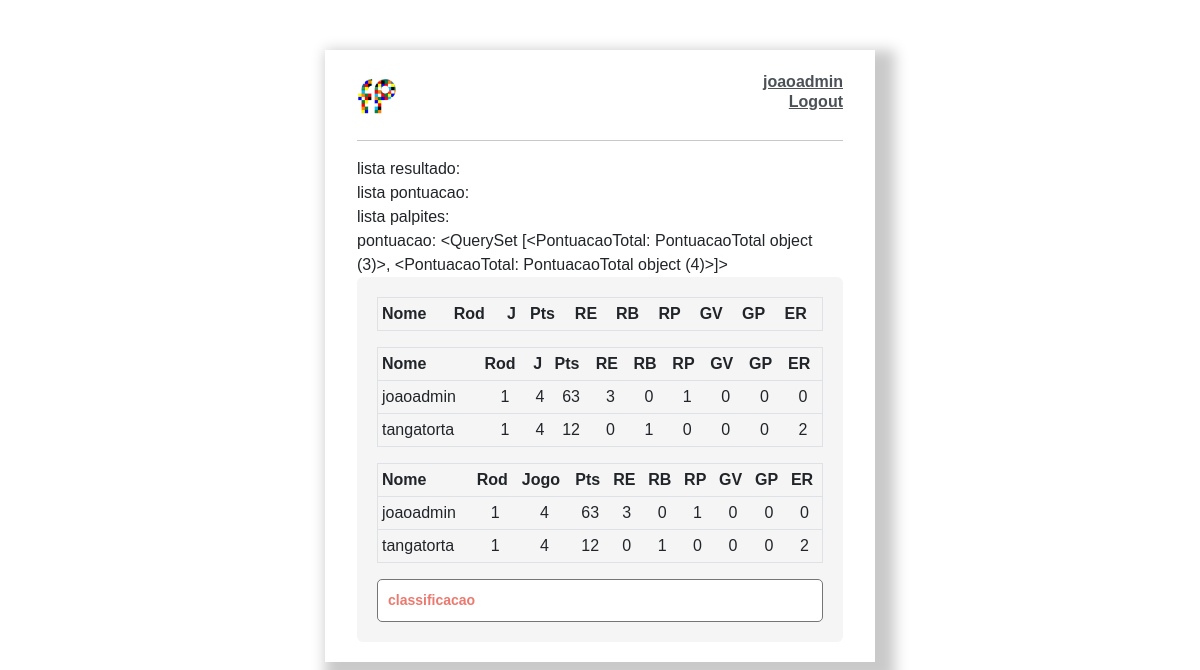
Page /copadomundo/calculadoraclassificacao/ (signed in) on the committed database.
### copadomundo/models.py (models this page shows)
class PontuacaoTotal(models.Model):
    RODADAS = (
        (1, 1),
        (2, 2),
        (3, 3),
        (4, 4),
        (5, 5),
        (6, 6),
        (7, 7),
    )
    user = models.ForeignKey(User, on_delete=models.CASCADE, null=True, blank=True)
    Rodada = models.IntegerField(choices=RODADAS)
    Jogo = models.IntegerField(null=True, blank=True)
    RE = models.IntegerField(null=True)
    RB = models.IntegerField(null=True)
    RP = models.IntegerField(null=True)
    GV = models.IntegerField(null=True)
    GP = models.IntegerField(null=True)
    ER = models.IntegerField(null=True)
    PONTOS = models.IntegerField()

### copadomundo/views.py (the view)
# urls.py: path('calculadoraclassificacao/', calculadoraclassificacao),
@login_required
def calculadoraclassificacao(request):
    pontuacao = Pontuacao.objects.all()
    lista_usuarios = []
    for i in pontuacao:
        if i.user_id not in lista_usuarios:
            lista_usuarios.append(i.user_id)
    ver_pontuacao_total = PontuacaoTotal.objects.all()
    classificacao = []
    for i in lista_usuarios:
        pontuacao_total_usuario = ver_pontuacao_total.filter(user=i)
        pontuacao_total_usuario = pontuacao_total_usuario.first()
        pontuacao_usuario = pontuacao.filter(user=i)
        PONTOS = pontuacao_usuario.aggregate(Sum('PONTOS'))
        PONTOS = PONTOS["PONTOS__sum"]
        Jogo = pontuacao_usuario.aggregate(Max('Jogo'))
        Jogo = Jogo["Jogo__max"]
        Rodada = pontuacao_usuario.aggregate(Max('Rodada'))
        Rodada = Rodada["Rodada__max"]
        RE = pontuacao_usuario.aggregate(Sum('RE'))
        RE = RE["RE__sum"]
        RB = pontuacao_usuario.aggregate(Sum('RB'))
        RB = RB["RB__sum"]
        RP = pontuacao_usuario.aggregate(Sum('RP'))
        RP = RP["RP__sum"]
        ER = pontuacao_usuario.aggregate(Sum('ER'))
        ER = ER["ER__sum"]
        GV = pontuacao_usuario.aggregate(Sum('GV'))
        GV = GV["GV__sum"]
        GP = pontuacao_usuario.aggregate(Sum('GP'))
        GP = GP["GP__sum"]
        pontuacao_usuario = pontuacao_usuario.first()
        classificacao.append(
            {"user":pontuacao_usuario.user, "user_id": i, "Jogo": Jogo, "Rodada":Rodada, "PONTOS": PONTOS, "RE": RE, "RB": RB,
             "RP": RP, "ER": ER, "GV": GV, "GP": GP})
        pontuacao_total = PontuacaoTotal(user_id=i, Rodada=Rodada, Jogo=Jogo, RE=RE, RB=RB, RP=RP, GV=GV, GP=GP, ER=ER, PONTOS=PONTOS)
        if not pontuacao_total_usuario:
            pontuacao_total.save()
        elif pontuacao_total_usuario.PONTOS != PONTOS or pontuacao_total_usuario.ER != ER:
            pontu = ver_pontuacao_total.filter(id=pontuacao_total_usuario.id)
            pontu.update(user_id=i, Rodada=Rodada, Jogo=Jogo, RE=RE, RB=RB, RP=RP, GV=GV, GP=GP, ER=ER, PONTOS=PONTOS)
    data = {}
    data['pontuacao'] = PontuacaoTotal.objects.all()
    data['lista_usuarios'] = lista_usuarios
    data['classificacao'] = classificacao
    return render(request, 'copadomundo/calculadora.html', data)

### copadomundo/templates/copadomundo/calculadora.html (shortened to what this page needs)
{% extends 'copadomundo/index.html' %}
{% load static %}
{% block content %}
lista resultado:{{lista_resultado}}<br>
lista pontuacao:{{lista_pontuacao}}<br>
lista palpites:{{lista_palpites}}<br>
pontuacao: {{pontuacao}}
<div class="card card-body">
    <table  border="1" class="table table-sm">
        <tr>
            <th>Nome</th>
            <th>Rod</th>
            <th>J</th>
            <th>Pts</th>
            <th>RE</th>
            <th>RB</th>
            <th>RP</th>
            <th>GV</th>
            <th>GP</th>
            <th>ER</th>
        </tr>
    </table>
    <table  border="1" class="table table-sm">
        <tr>
            <th>Nome</th>
            <th>Rod</th>
            <th>J</th>
            <th>Pts</th>
            <th>RE</th>
            <th>RB</th>
            <th>RP</th>
            <th>GV</th>
            <th>GP</th>
            <th>ER</th>
        </tr>
        {% for x in pontuacao %}
            <tr align="center">
                <td align="left">{{x.user}}</td>
                <td>{{x.Rodada}}</td>
                <td>{{x.Jogo}}</td>
                <td>{{x.PONTOS}}</td>
                <td>{{x.RE}}</td>
                <td>{{x.RB}}</td>
                <td>{{x.RP}}</td>
                <td>{{x.GV}}</td>
                <td>{{x.GP}}</td>
                <td>{{x.ER}}</td>
            </tr>
        {% endfor %}
    </table>
        <table  border="1" class="table table-sm">
        <tr>
            <th>Nome</th>
            <th>Rod</th>
            <th>Jogo</th>
            <th>Pts</th>
            <th>RE</th>
            <th>RB</th>
            <th>RP</th>
            <th>GV</th>
            <th>GP</th>
            <th>ER</th>
        </tr>
        {% for x in classificacao %}
            <tr align="center">
                <td align="left">{{x.user}}</td>
                <td>{{x.Rodada}}</td>
                <td>{{x.Jogo}}</td>
                <td>{{x.PONTOS}}</td>
                <td>{{x.RE}}</td>
                <td>{{x.RB}}</td>
                <td>{{x.RP}}</td>
                <td>{{x.GV}}</td>
                <td>{{x.GP}}</td>
                <td>{{x.ER}}</td>
            </tr>
        {% endfor %}
    </table>
    <a class="button" href="/copadomundo/calculadoraclassificacao/">classificacao</a>
</div>
{% endblock %}

### copadomundo/templates/copadomundo/index.html (shortened to what this page needs)
<!DOCTYPE html>
<html lang="en">
{% load static %}
<head>
    <link href="https://cdn.jsdelivr.net/npm/bootstrap@5.2.2/dist/css/bootstrap.min.css" rel="stylesheet">
    <link rel="stylesheet" href="{% static 'css/style_copa.css' %}">
</head>
<body>
<div class="container">
        <div class="card-body">
          <nav class="navbar navbar-expand-lg  fixed top">
            <a href="/copadomundo/"><img src="{% static 'img/LogoCopa.png' %}" width="40" name="LOGO"></a>
              {% if request.user.is_authenticated %}
              <div class="absolute-top-right">
                <b style="color: #4b5156"><a href="/profile/">{{request.user}}</a></b><br>
                  <div class="absolute-right">
                          {% if request.user.is_authenticated %}
                          <a href="/logout/">Logout</a> {% else %}
                          <a href="/login/">Login</a> {% endif %}
                  </div>
              </div>
              {% endif %}
          </nav>
            <hr>
        {% block content %}
        {% endblock content %}
        </div>
</div>
</body>
</html>

### copadomundo/static/css/style_copa.css (style rules this page uses)
* { font-family: Arial; }
body { background-color: white; font-family: 'Nunito', sans-serif; padding-top: 50px; }
h1, h2, h3, h4, h5, h6, { font-family: 'Raleway', sans-serif; }
a, p { color: #4b5156; }
a { font-weight: 600; }
.container { max-width: 550px; margin: auto; background-color: light; -webkit-box-shadow: 2px 2px 13px -4px rgba(0, 0, 0, 0.21); box-shadow: 10px 10px 13px 10px rgba(0, 0, 0, 0.21); }
.absolute-right { background:; position: absolute; top:20px; right: 0px; }
.absolute-top-right { background:; position: absolute; top:0px; right: 0px; }
@media screen and (max-width:2000px) { table tr:nth-child(odd) { background-color: whitesmoke; } }
@media screen and (max-width:2000px) { .card { border: none; background-color: whitesmoke; } }
::placeholder { font-weight: 300; opacity: 0.5; }
.button { border: 1px solid #757575; background-color: #FFF; color: #EB796F; padding: 10px; font-size: 14px; border-radius: 5px; cursor: pointer; text-decoration: none; }
.card-body { padding: 20px; }

### rows in the picture
PontuacaoTotal: id "<QuerySet [<PontuacaoTotal: PontuacaoTotal object (3)>, <PontuacaoTotal: PontuacaoTotal object (4)>]>", user "joaoadmin", Rodada "1", Jogo "4", PONTOS "63", RE "3", RB "0", RP "1", GV "0", GP "0", ER "0"
PontuacaoTotal: user "tangatorta", Rodada "1", Jogo "4", PONTOS "12", RE "0", RB "1", RP "0", GV "0", GP "0", ER "2"

### other values in the picture
{{ request.user }} "joaoadmin"
{{ x.user }} "joaoadmin"
{{ x.Rodada }} "1"
{{ x.Jogo }} "4"
{{ x.PONTOS }} "63"
{{ x.RE }} "3"
{{ x.RB }} "0"
{{ x.RP }} "1"
{{ x.GV }} "0"
{{ x.GP }} "0"
{{ x.ER }} "0"
{{ x.user }} "tangatorta"
{{ x.PONTOS }} "12"
{{ x.RE }} "0"
{{ x.RB }} "1"
